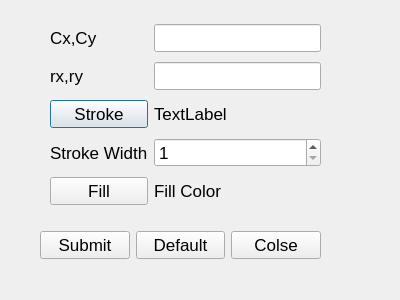
<?xml version="1.0" encoding="UTF-8"?>
<ui version="4.0">
 <class>vectoreli</class>
 <widget class="QDialog" name="vectoreli">
  <property name="geometry">
   <rect>
    <x>0</x>
    <y>0</y>
    <width>400</width>
    <height>300</height>
   </rect>
  </property>
  <property name="windowTitle">
   <string>Dialog</string>
  </property>
  <widget class="QWidget" name="">
   <property name="geometry">
    <rect>
     <x>50</x>
     <y>20</y>
     <width>271</width>
     <height>191</height>
    </rect>
   </property>
   <property name="font">
    <font>
     <pointsize>13</pointsize>
    </font>
   </property>
   <layout class="QGridLayout" name="gridLayout">
    <item row="0" column="0">
     <widget class="QLabel" name="label">
      <property name="font">
       <font>
        <pointsize>13</pointsize>
       </font>
      </property>
      <property name="text">
       <string>Cx,Cy</string>
      </property>
     </widget>
    </item>
    <item row="0" column="1">
     <widget class="QLineEdit" name="lineEdit">
      <property name="font">
       <font>
        <pointsize>13</pointsize>
       </font>
      </property>
     </widget>
    </item>
    <item row="1" column="0">
     <widget class="QLabel" name="label_2">
      <property name="font">
       <font>
        <pointsize>13</pointsize>
       </font>
      </property>
      <property name="text">
       <string>rx,ry</string>
      </property>
     </widget>
    </item>
    <item row="1" column="1">
     <widget class="QLineEdit" name="lineEdit_2">
      <property name="font">
       <font>
        <pointsize>13</pointsize>
       </font>
      </property>
     </widget>
    </item>
    <item row="2" column="0">
     <widget class="QPushButton" name="pushButton">
      <property name="font">
       <font>
        <pointsize>13</pointsize>
       </font>
      </property>
      <property name="text">
       <string>Stroke</string>
      </property>
     </widget>
    </item>
    <item row="2" column="1">
     <widget class="QLabel" name="label_4">
      <property name="font">
       <font>
        <pointsize>13</pointsize>
       </font>
      </property>
      <property name="text">
       <string>TextLabel</string>
      </property>
     </widget>
    </item>
    <item row="3" column="0">
     <widget class="QLabel" name="label_3">
      <property name="font">
       <font>
        <pointsize>13</pointsize>
       </font>
      </property>
      <property name="text">
       <string>Stroke Width</string>
      </property>
     </widget>
    </item>
    <item row="3" column="1">
     <widget class="QSpinBox" name="spinBox">
      <property name="font">
       <font>
        <pointsize>13</pointsize>
       </font>
      </property>
      <property name="minimum">
       <number>1</number>
      </property>
      <property name="maximum">
       <number>4</number>
      </property>
     </widget>
    </item>
    <item row="4" column="0">
     <widget class="QPushButton" name="pushButton_2">
      <property name="font">
       <font>
        <pointsize>13</pointsize>
       </font>
      </property>
      <property name="text">
       <string>Fill</string>
      </property>
     </widget>
    </item>
    <item row="4" column="1">
     <widget class="QLabel" name="label_5">
      <property name="font">
       <font>
        <pointsize>13</pointsize>
       </font>
      </property>
      <property name="text">
       <string>Fill Color</string>
      </property>
     </widget>
    </item>
   </layout>
  </widget>
  <widget class="QWidget" name="">
   <property name="geometry">
    <rect>
     <x>40</x>
     <y>230</y>
     <width>281</width>
     <height>31</height>
    </rect>
   </property>
   <property name="font">
    <font>
     <pointsize>13</pointsize>
    </font>
   </property>
   <layout class="QHBoxLayout" name="horizontalLayout">
    <item>
     <widget class="QPushButton" name="pushButton_3">
      <property name="font">
       <font>
        <pointsize>13</pointsize>
       </font>
      </property>
      <property name="text">
       <string>Submit</string>
      </property>
     </widget>
    </item>
    <item>
     <widget class="QPushButton" name="pushButton_4">
      <property name="font">
       <font>
        <pointsize>13</pointsize>
       </font>
      </property>
      <property name="text">
       <string>Default</string>
      </property>
     </widget>
    </item>
    <item>
     <widget class="QPushButton" name="pushButton_5">
      <property name="font">
       <font>
        <pointsize>13</pointsize>
       </font>
      </property>
      <property name="text">
       <string>Colse</string>
      </property>
     </widget>
    </item>
   </layout>
  </widget>
 </widget>
 <resources/>
 <connections>
  <connection>
   <sender>pushButton_5</sender>
   <signal>clicked()</signal>
   <receiver>vectoreli</receiver>
   <slot>close()</slot>
   <hints>
    <hint type="sourcelabel">
     <x>305</x>
     <y>254</y>
    </hint>
    <hint type="destinationlabel">
     <x>357</x>
     <y>275</y>
    </hint>
   </hints>
  </connection>
 </connections>
</ui>
